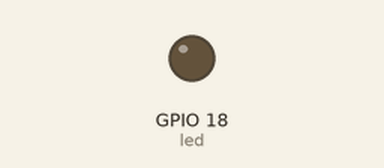
Recording of a program running on a simulated Raspberry Pi (BCM pin numbers). On the bench: output pins drawn as LEDs (lit = HIGH).

Above: at 0.05 s.
At 0.95 s:
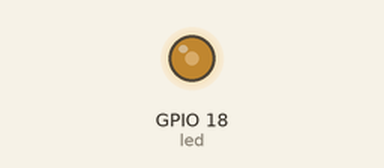
At 1.9 s:
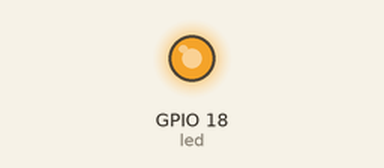
At 3.8 s:
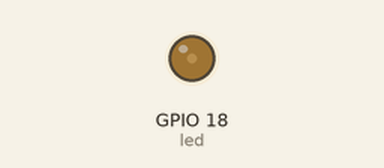
Timing chart, 0 to 5.5 s (numbered marks = the images above):
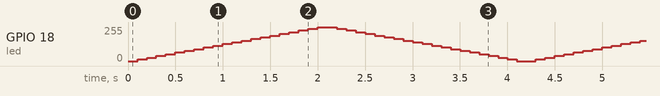

The program:

led_pwm.py
```python
import time
import RPi.GPIO as GPIO
GPIO.setmode(GPIO.BCM)
led=18
#configura al pin gpio18 como salida
GPIO.setup(led, GPIO.OUT)
p = GPIO.PWM(led, 50)
p.start(0)
try:
    while 1:
        for dc in range(0, 101, 5):
            p.ChangeDutyCycle(dc)
            time.sleep(0.1)
        for dc in range(100, -1, -5):
            p.ChangeDutyCycle(dc)
            time.sleep(0.1)
except KeyboardInterrupt:
    pass
p.stop()
GPIO.cleanup()
```
